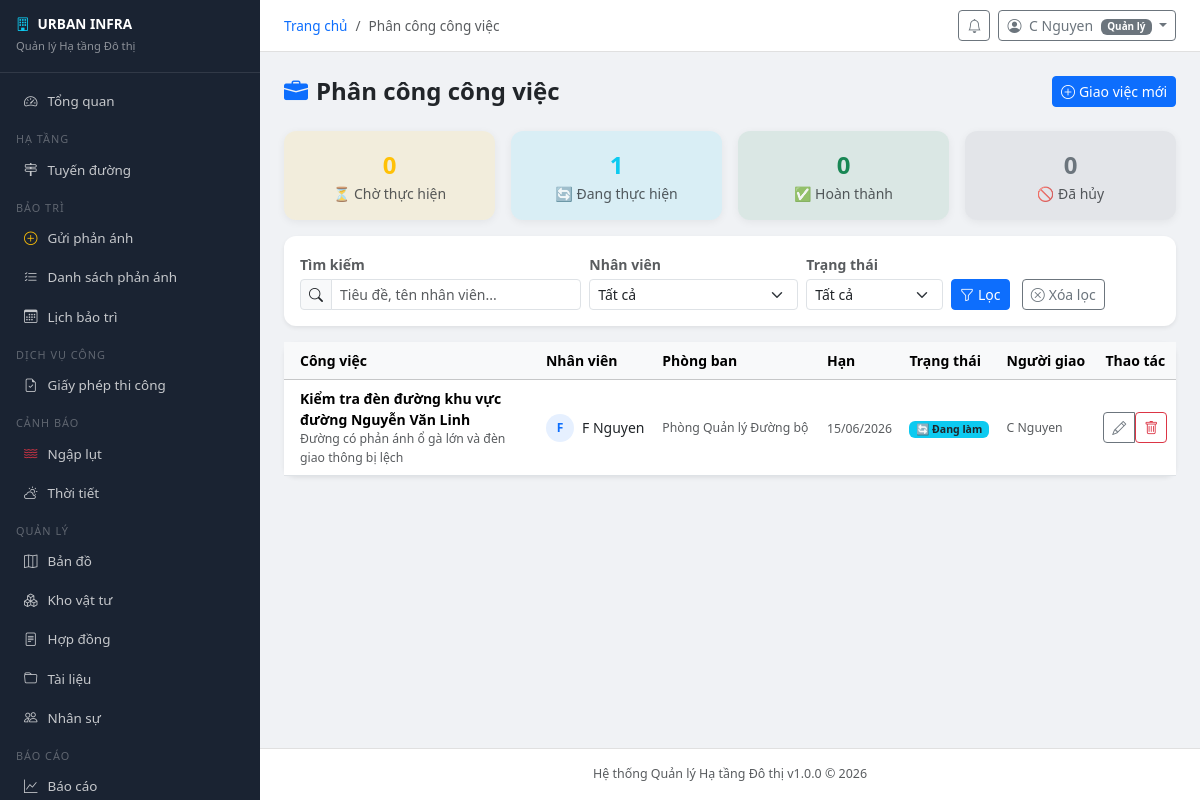
The page /hr/assignments/ (signed in) on the database its author committed.
### accounts/models.py (models this page shows, shortened)
class User(AbstractUser):
    ROLE_CHOICES = [
        ('admin', 'Quản trị viên hệ thống'),
        ('manager', 'Quản lý'),
        ('staff', 'Cán bộ kỹ thuật'),
        ('inspector', 'Kiểm định viên'),
        ('citizen', 'Người dân'),
    ]
    role = models.CharField('Vai trò', max_length=20, choices=ROLE_CHOICES, default='citizen')
    phone = models.CharField('Số điện thoại', max_length=15, blank=True)
    avatar = models.ImageField('Ảnh đại diện', upload_to='avatars/', blank=True, null=True)
    address = models.TextField('Địa chỉ', blank=True)
    district = models.CharField('Quận/Huyện', max_length=100, blank=True)
    ward = models.CharField('Phường/Xã', max_length=100, blank=True)
    is_locked = models.BooleanField('Bị khóa', default=False)
    locked_reason = models.TextField('Lý do khóa', blank=True)
    otp_secret = models.CharField(max_length=32, blank=True)
    two_factor_enabled = models.BooleanField('Xác thực 2 bước', default=False)
    created_at = models.DateTimeField('Ngày tạo', auto_now_add=True)
    updated_at = models.DateTimeField('Cập nhật', auto_now=True)
    class Meta:
        verbose_name = 'Người dùng'
        verbose_name_plural = 'Người dùng'
    @property
    def is_admin(self):
        return self.role == 'admin' or self.is_superuser
    @property
    def is_staff_member(self):
        return self.role in ('admin', 'manager', 'staff', 'inspector')

### hr/models.py (models this page shows, shortened)
class WorkAssignment(models.Model):
    STATUS_CHOICES = [('todo','Chưa làm'),('in_progress','Đang làm'),('done','Hoàn thành'),('cancelled','Hủy')]
    employee = models.ForeignKey(Employee, on_delete=models.CASCADE, related_name='assignments')
    title = models.CharField('Tiêu đề', max_length=200)
    description = models.TextField('Mô tả', blank=True)
    assigned_by = models.ForeignKey(User, on_delete=models.SET_NULL, null=True, related_name='assigned_tasks')
    due_date = models.DateField('Hạn hoàn thành', null=True, blank=True)
    status = models.CharField('Trạng thái', max_length=15, choices=STATUS_CHOICES, default='todo')
    completion_note = models.TextField('Ghi chú hoàn thành', blank=True)
    created_at = models.DateTimeField(auto_now_add=True)
    updated_at = models.DateTimeField(auto_now=True)
    class Meta:
        verbose_name = 'Phân công công việc'
        verbose_name_plural = 'Phân công công việc'
        ordering = ['due_date']

class Employee(models.Model):
    user = models.OneToOneField(User, on_delete=models.CASCADE, related_name='employee_profile')
    employee_id = models.CharField('Mã nhân viên', max_length=20, unique=True)
    department = models.ForeignKey(Department, on_delete=models.SET_NULL, null=True, related_name='employees')
    position = models.CharField('Chức vụ', max_length=100, blank=True)
    hire_date = models.DateField('Ngày vào làm', null=True, blank=True)
    contract_type = models.CharField('Loại hợp đồng', max_length=50, blank=True)
    salary = models.DecimalField('Lương (VNĐ)', max_digits=15, decimal_places=0, default=0)
    phone_work = models.CharField('SĐT công việc', max_length=15, blank=True)
    emergency_contact = models.CharField('Liên hệ khẩn cấp', max_length=200, blank=True)
    is_active = models.BooleanField('Đang làm việc', default=True)
    notes = models.TextField('Ghi chú', blank=True)
    created_at = models.DateTimeField(auto_now_add=True)
    updated_at = models.DateTimeField(auto_now=True)
    class Meta:
        verbose_name = 'Nhân viên'
        verbose_name_plural = 'Nhân viên'

class Department(models.Model):
    name = models.CharField('Phòng ban', max_length=100)
    code = models.CharField('Mã', max_length=20, unique=True)
    manager = models.ForeignKey(User, on_delete=models.SET_NULL, null=True, blank=True, related_name='managed_departments')
    description = models.TextField(blank=True)
    class Meta:
        verbose_name = 'Phòng ban'
        verbose_name_plural = 'Phòng ban'

### hr/views.py (the view)
# urls.py: path('assignments/', views.assignment_list, name='assignment_list'),
@login_required
@staff_required
def assignment_list(request):
    qs = WorkAssignment.objects.select_related('employee__user', 'employee__department', 'assigned_by')
    status = request.GET.get('status', '')
    if status:
        qs = qs.filter(status=status)
    emp_id = request.GET.get('employee', '')
    if emp_id:
        qs = qs.filter(employee_id=emp_id)
    q = request.GET.get('q', '').strip()
    if q:
        qs = qs.filter(
            Q(title__icontains=q) |
            Q(employee__user__first_name__icontains=q) |
            Q(employee__user__last_name__icontains=q)
        )
    stats = {
        'todo': WorkAssignment.objects.filter(status='todo').count(),
        'in_progress': WorkAssignment.objects.filter(status='in_progress').count(),
        'done': WorkAssignment.objects.filter(status='done').count(),
        'cancelled': WorkAssignment.objects.filter(status='cancelled').count(),
    }
    employees = Employee.objects.filter(is_active=True).select_related('user')
    paginator = Paginator(qs.order_by('due_date', '-created_at'), 20)
    page = paginator.get_page(request.GET.get('page', 1))
    return render(request, 'hr/assignment_list.html', {
        'page_obj': page,
        'stats': stats,
        'employees': employees,
        'today': date.today(),
        'page_title': 'Phân công công việc',
    })

### hr/templates/hr/assignment_list.html (shortened to what this page needs)
{% extends "base.html" %}
{% load static %}
{% block content %}
<div class="d-flex align-items-center justify-content-between mb-4">
  <h4 class="fw-bold mb-0">
    <i class="bi bi-briefcase-fill text-primary me-2"></i>Phân công công việc
  </h4>
  <a href="{% url 'hr:assignment_create' %}" class="btn btn-primary btn-sm">
    <i class="bi bi-plus-circle me-1"></i>Giao việc mới
  </a>
</div>
<div class="row g-3 mb-3">
  <div class="col-6 col-md-3">
    <div class="card border-0 bg-warning bg-opacity-10 text-center py-3">
      <div class="fw-bold fs-4 text-warning">{{ stats.todo }}</div>
      <div class="small text-muted">⏳ Chờ thực hiện</div>
    </div>
  </div>
  <div class="col-6 col-md-3">
    <div class="card border-0 bg-info bg-opacity-10 text-center py-3">
      <div class="fw-bold fs-4 text-info">{{ stats.in_progress }}</div>
      <div class="small text-muted">🔄 Đang thực hiện</div>
    </div>
  </div>
  <div class="col-6 col-md-3">
    <div class="card border-0 bg-success bg-opacity-10 text-center py-3">
      <div class="fw-bold fs-4 text-success">{{ stats.done }}</div>
      <div class="small text-muted">✅ Hoàn thành</div>
    </div>
  </div>
  <div class="col-6 col-md-3">
    <div class="card border-0 bg-secondary bg-opacity-10 text-center py-3">
      <div class="fw-bold fs-4 text-secondary">{{ stats.cancelled }}</div>
      <div class="small text-muted">🚫 Đã hủy</div>
    </div>
  </div>
</div>
<div class="card border-0 shadow-sm mb-3">
  <div class="card-body py-3">
    <form method="get" class="row g-2 align-items-end">
      <div class="col-md-4">
        <label class="form-label small fw-semibold text-muted mb-1">Tìm kiếm</label>
        <div class="input-group input-group-sm">
          <span class="input-group-text"><i class="bi bi-search"></i></span>
          <input type="text" name="q" class="form-control"
                 placeholder="Tiêu đề, tên nhân viên..." value="{{ request.GET.q }}">
        </div>
      </div>
      <div class="col-md-3">
        <label class="form-label small fw-semibold text-muted mb-1">Nhân viên</label>
        <select name="employee" class="form-select form-select-sm">
          <option value="">Tất cả</option>
        </select>
      </div>
      <div class="col-md-2">
        <label class="form-label small fw-semibold text-muted mb-1">Trạng thái</label>
        <select name="status" class="form-select form-select-sm" onchange="this.form.submit()">
          <option value="">Tất cả</option>
        </select>
      </div>
      <div class="col-md-3">
        <button type="submit" class="btn btn-primary btn-sm me-2">
          <i class="bi bi-funnel me-1"></i>Lọc
        </button>
        <a href="{% url 'hr:assignment_list' %}" class="btn btn-outline-secondary btn-sm">
          <i class="bi bi-x-circle me-1"></i>Xóa lọc
        </a>
      </div>
    </form>
  </div>
</div>
<div class="card border-0 shadow-sm">
  <div class="card-body p-0">
    <div class="table-responsive">
      <table class="table table-hover align-middle mb-0" style="font-size:.875rem">
        <thead class="table-light">
          <tr>
            <th class="ps-3">Công việc</th>
            <th>Nhân viên</th>
            <th>Phòng ban</th>
            <th>Hạn</th>
            <th>Trạng thái</th>
            <th>Người giao</th>
            <th class="text-center">Thao tác</th>
          </tr>
        </thead>
        <tbody>
          {% for a in page_obj %}
          <tr>
            <td class="ps-3" style="max-width:250px">
              <div class="fw-semibold">{{ a.title }}</div>
              {% if a.description %}
              <div class="text-muted small">{{ a.description|truncatechars:55 }}</div>
              {% endif %}
            </td>
            <td>
              <div class="d-flex align-items-center gap-2">
                <div class="rounded-circle bg-primary bg-opacity-10 text-primary fw-bold
                            d-flex align-items-center justify-content-center flex-shrink-0"
                     style="width:28px;height:28px;font-size:.75rem">
                  {{ a.employee.user.get_full_name|first|upper }}
                </div>
                <a href="{% url 'hr:employee_detail' a.employee.pk %}"
                   class="text-decoration-none text-dark">
                  {{ a.employee.user.get_full_name }}
                </a>
              </div>
            </td>
            <td class="text-muted small">{{ a.employee.department.name|default:"—" }}</td>
            <td>
              {% if a.due_date %}
                {% if a.due_date < today and a.status != 'done' %}
                  <span class="text-danger small fw-semibold">
                    <i class="bi bi-exclamation-circle me-1"></i>{{ a.due_date|date:"d/m/Y" }}
                  </span>
                {% else %}
                  <span class="text-muted small">{{ a.due_date|date:"d/m/Y" }}</span>
                {% endif %}
              {% else %}
                <span class="text-muted">—</span>
              {% endif %}
            </td>
            <td>
              {% if a.status == 'todo' %}
                <span class="badge bg-warning text-dark">⏳ Chờ</span>
              {% elif a.status == 'in_progress' %}
                <span class="badge bg-info text-dark">🔄 Đang làm</span>
              {% elif a.status == 'done' %}
                <span class="badge bg-success">✅ Xong</span>
              {% else %}
                <span class="badge bg-secondary">🚫 Hủy</span>
              {% endif %}
            </td>
            <td class="text-muted small">{{ a.assigned_by.get_full_name|default:"—" }}</td>
            <td class="text-center">
              <div class="btn-group btn-group-sm">
                <a href="{% url 'hr:assignment_edit' a.pk %}"
                   class="btn btn-outline-secondary btn-sm" title="Sửa">
                  <i class="bi bi-pencil"></i>
                </a>
                <form method="post" action="{% url 'hr:assignment_delete' a.pk %}" class="d-inline"
                      onsubmit="return confirm('Xóa phân công này?')">
                  <button type="submit" class="btn btn-outline-danger btn-sm" title="Xóa">
                    <i class="bi bi-trash"></i>
                  </button>
                </form>
              </div>
            </td>
          </tr>
          {% endfor %}
        </tbody>
      </table>
    </div>
  </div>
</div>
{% endblock %}

### templates/base.html (shortened to what this page needs)
<!DOCTYPE html>
<html lang="vi">
<head>
<link rel="stylesheet" href="https://cdnjs.cloudflare.com/ajax/libs/bootstrap/5.3.2/css/bootstrap.min.css">
<link rel="stylesheet" href="https://cdnjs.cloudflare.com/ajax/libs/bootstrap-icons/1.11.3/font/bootstrap-icons.min.css">
</head>
<body>
{% if user.is_authenticated %}
<div class="sidebar" id="sidebar">
  <div class="brand">
    <h6><i class="bi bi-building me-2 text-info"></i>{{ SYSTEM_SHORT_NAME }}</h6>
    <small>Quản lý Hạ tầng Đô thị</small>
  </div>
  <nav class="py-2">
    <a href="{% url 'dashboard' %}" class="nav-link"><i class="bi bi-speedometer2"></i>Tổng quan</a>
    <div class="nav-section">Hạ tầng</div>
    <a href="{% url 'infrastructure:road_list' %}" class="nav-link"><i class="bi bi-signpost-2"></i>Tuyến đường</a>
    <div class="nav-section">Bảo trì</div>
    <a href="{% url 'maintenance:request_create' %}" class="nav-link"><i class="bi bi-plus-circle text-warning"></i>Gửi phản ánh</a>
    <a href="{% url 'maintenance:request_list' %}" class="nav-link"><i class="bi bi-list-check"></i>Danh sách phản ánh</a>
    <a href="{% url 'maintenance:schedule_list' %}" class="nav-link"><i class="bi bi-calendar3"></i>Lịch bảo trì</a>
    <div class="nav-section">Dịch vụ công</div>
    <a href="{% url 'permits:list' %}" class="nav-link"><i class="bi bi-file-earmark-check"></i>Giấy phép thi công</a>
    <div class="nav-section">Cảnh báo</div>
    <a href="{% url 'flood:alert_list' %}" class="nav-link"><i class="bi bi-water text-danger"></i>Ngập lụt</a>
    <a href="{% url 'weather:current' %}" class="nav-link"><i class="bi bi-cloud-sun"></i>Thời tiết</a>
    <div class="nav-section">Quản lý</div>
    <a href="{% url 'maps:map' %}" class="nav-link"><i class="bi bi-map"></i>Bản đồ</a>
    <a href="{% url 'inventory:material_list' %}" class="nav-link"><i class="bi bi-boxes"></i>Kho vật tư</a>
    <a href="{% url 'contracts:contract_list' %}" class="nav-link"><i class="bi bi-file-text"></i>Hợp đồng</a>
    <a href="{% url 'documents:list' %}" class="nav-link"><i class="bi bi-folder"></i>Tài liệu</a>
    {% if user.is_staff_member %}
    <a href="{% url 'hr:employee_list' %}" class="nav-link"><i class="bi bi-people"></i>Nhân sự</a>
    {% endif %}
    <div class="nav-section">Báo cáo</div>
    <a href="{% url 'reports:summary' %}" class="nav-link"><i class="bi bi-graph-up"></i>Báo cáo</a>
  </nav>
</div>
<div class="main-content">
  <div class="topbar">
    <div class="d-flex align-items-center gap-3">
      <nav>
        <ol class="breadcrumb mb-0" style="font-size:.85rem">
          <li class="breadcrumb-item"><a href="/" class="text-decoration-none">Trang chủ</a></li>
          {% if page_title %}<li class="breadcrumb-item active">{{ page_title }}</li>{% endif %}
        </ol>
      </nav>
    </div>
    <div class="d-flex align-items-center gap-2">
      <a href="{% url 'notifications:list' %}" class="btn btn-sm btn-outline-secondary position-relative">
        <i class="bi bi-bell"></i>
      </a>
      <div class="dropdown">
        <button class="btn btn-sm btn-outline-secondary dropdown-toggle" data-bs-toggle="dropdown">
          <i class="bi bi-person-circle me-1"></i>
          {{ user.get_full_name|default:user.username }}
          <span class="badge bg-secondary ms-1" style="font-size:.62rem">{{ user.get_role_display }}</span>
        </button>
      </div>
    </div>
  </div>
  <div class="content-area">
{% endif %}
{% block content %}{% endblock %}
{% if user.is_authenticated %}
  </div>
  <footer class="text-center py-3 text-muted"
          style="font-size:.78rem; border-top:1px solid #e0e0e0; background:#fff;">
    {{ SYSTEM_NAME }} v{{ SYSTEM_VERSION }} &copy; {% now "Y" %}
  </footer>
</div>
{% else %}
</div>
{% endif %}
</body>
</html>

### rows shown on the page
User: get_full_name "C Nguyen", role "Quản lý"
WorkAssignment: title "Kiểm tra đèn đường khu vực đường Nguyễn Văn Linh", description "Đường có phản ánh ổ gà lớn và đèn giao thông bị lệch", employee.user.get_full_name|first "F", employee.user.get_full_name "F Nguyen", employee.department.name "Phòng Quản lý Đường bộ", due_date "15/06/2026", status "🔄 Đang làm", assigned_by.get_full_name "C Nguyen"

### other values the page prints
{{ SYSTEM_SHORT_NAME }} "URBAN INFRA"
{{ page_title }} "Phân công công việc"
{{ stats.todo }} "0"
{{ stats.in_progress }} "1"
{{ stats.done }} "0"
{{ stats.cancelled }} "0"
{{ SYSTEM_NAME }} "Hệ thống Quản lý Hạ tầng Đô thị"
{{ SYSTEM_VERSION }} "1.0.0"
